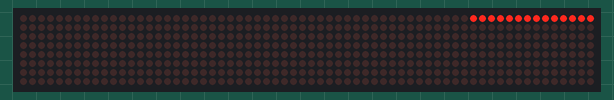
The sketch below on a simulated Arduino Uno, built with avr-gcc and run on an emulated ATmega328P. Parts: 64×8 LED matrix. What the sketch prints to the serial monitor is not drawn.

Above: at 0.49 s.
At 1.71 s:
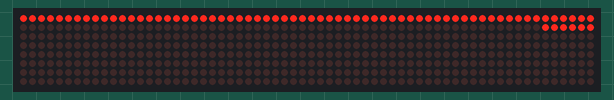
At 3.23 s:
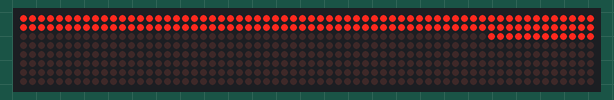
At 5.97 s:
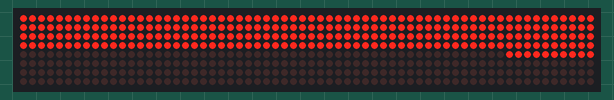
At 8.71 s:
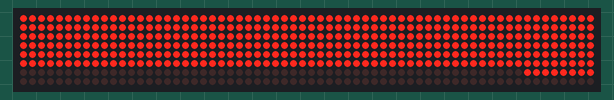
At 11.2 s:
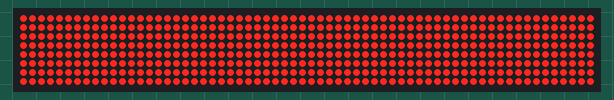

The sketch:

ledbar.ino
```cpp
#include "LedControl.h"

#define pinCLK 4
#define pinCS 3
#define pinDIN 2

#define ELEMENTS 8

LedControl lc = LedControl(pinDIN, pinCLK, pinCS, ELEMENTS);

void setup() {
  Serial.begin(9600);
  for (int i = 0; i < ELEMENTS; i++) {
    lc.shutdown(i, false);
    lc.setIntensity(i, 1);
    lc.clearDisplay(i);
  }
  Serial.println("ok");
}

int el, col, rw = 0;

void loop() {
  lc.setLed(el, rw, 7-col, true);
  delay(10);
  lc.setLed(el, rw, 7-col, true);
  delay(10);
  col++;
  if (col == 8) {
    col = 0;
    el++;
    if (el == 8) {
      el = 0;
      rw++;
      if (rw == 8) rw = 0;
    }
  }
}
```
